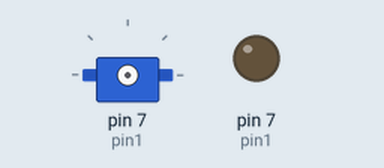
Simulated run of this sketch. Board: Arduino Uno, built with avr-gcc and run on an emulated ATmega328P. Parts: servo, output pins drawn as LEDs (lit = HIGH).

Above: at 0.1 s.
At 4.1 s:
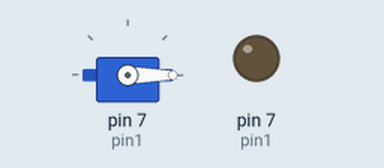
Timing chart, 0 to 5.6 s (numbered marks = the images above):
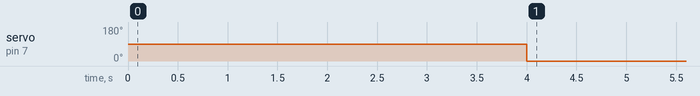

The sketch:

servo_test3.ino
```cpp
#include<Servo.h>

int pin1=7;
int angle1=-10;
Servo sun1;

void setup() {

pinMode(pin1, OUTPUT);
delay(2000);
sun1.attach(pin1);
delay(2000);


}

void loop() {


sun1.write(angle1);
delay(2000);
sun1.detach();


}
```

Measured:
- by itself, servo on pin 7 (pin1): 90° → 0° at 4.0 s
